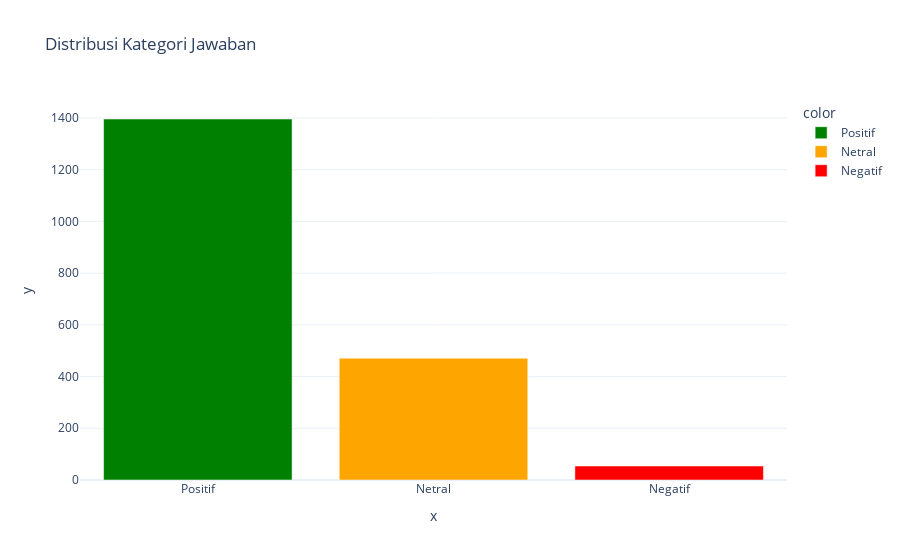

The code cell stored with this chart in its notebook:
### Code cell
long_df["Kategori"] = long_df["Jawaban"].map(kategori_map)
cat_count = long_df["Kategori"].value_counts()

fig5 = px.bar(
    x=cat_count.index,
    y=cat_count.values,
    title="Distribusi Kategori Jawaban",
    color=cat_count.index,
    color_discrete_sequence=["green","orange","red"],
    template="plotly_white"
)

fig5.show()

### Figure 1 — Plotly figure (JSON) as saved in the notebook; plotly's stock layout.template omitted (floating-point values rounded to 4 significant figures)
{"data": [{"hovertemplate": "color=Positif<br>x=%{x}<br>y=%{y}<extra></extra>", "legendgroup": "Positif", "marker": {"color": "green", "pattern": {"shape": ""}}, "name": "Positif", "orientation": "v", "showlegend": true, "textposition": "auto", "type": "bar", "x": ["Positif"], "xaxis": "x", "y": [1396], "yaxis": "y"}, {"hovertemplate": "color=Netral<br>x=%{x}<br>y=%{y}<extra></extra>", "legendgroup": "Netral", "marker": {"color": "orange", "pattern": {"shape": ""}}, "name": "Netral", "orientation": "v", "showlegend": true, "textposition": "auto", "type": "bar", "x": ["Netral"], "xaxis": "x", "y": [471], "yaxis": "y"}, {"hovertemplate": "color=Negatif<br>x=%{x}<br>y=%{y}<extra></extra>", "legendgroup": "Negatif", "marker": {"color": "red", "pattern": {"shape": ""}}, "name": "Negatif", "orientation": "v", "showlegend": true, "textposition": "auto", "type": "bar", "x": ["Negatif"], "xaxis": "x", "y": [54], "yaxis": "y"}], "layout": {"barmode": "relative", "legend": {"title": {"text": "color"}, "tracegroupgap": 0}, "title": {"text": "Distribusi Kategori Jawaban"}, "xaxis": {"anchor": "y", "domain": [0, 1], "title": {"text": "x"}}, "yaxis": {"anchor": "x", "domain": [0, 1], "title": {"text": "y"}}}}
